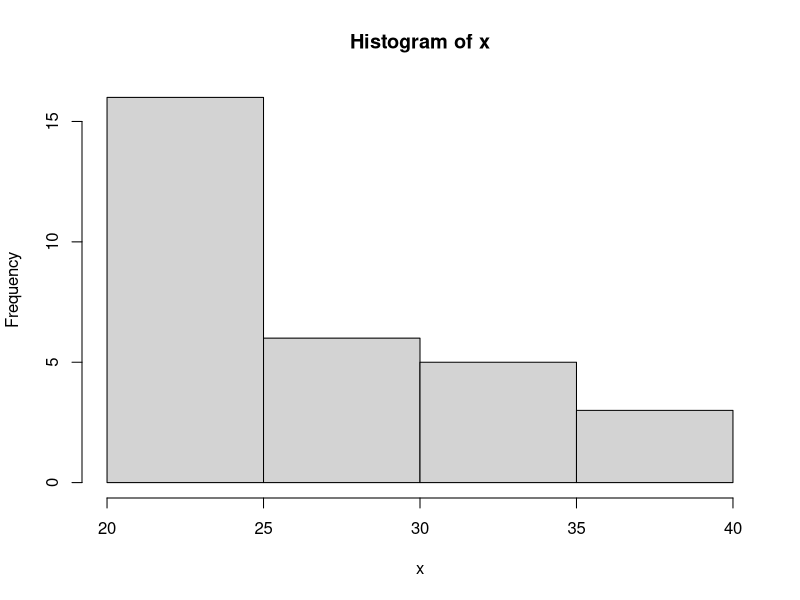
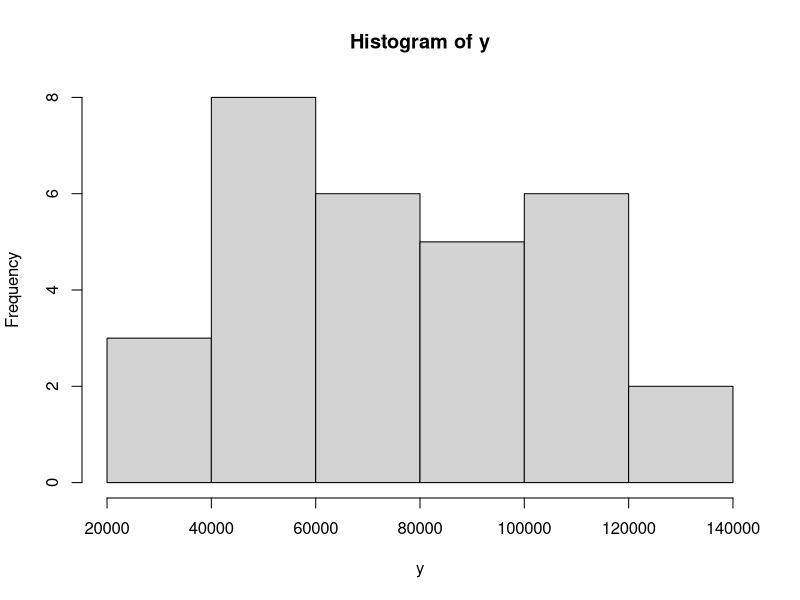
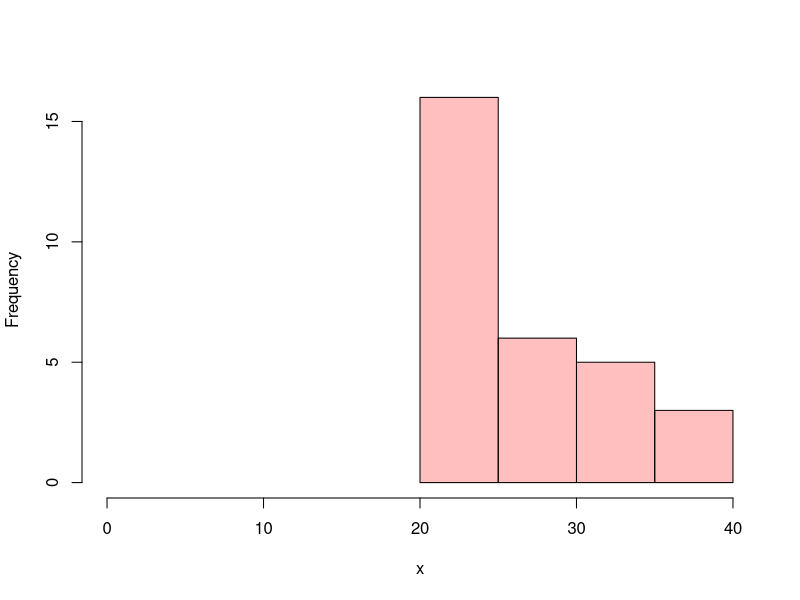
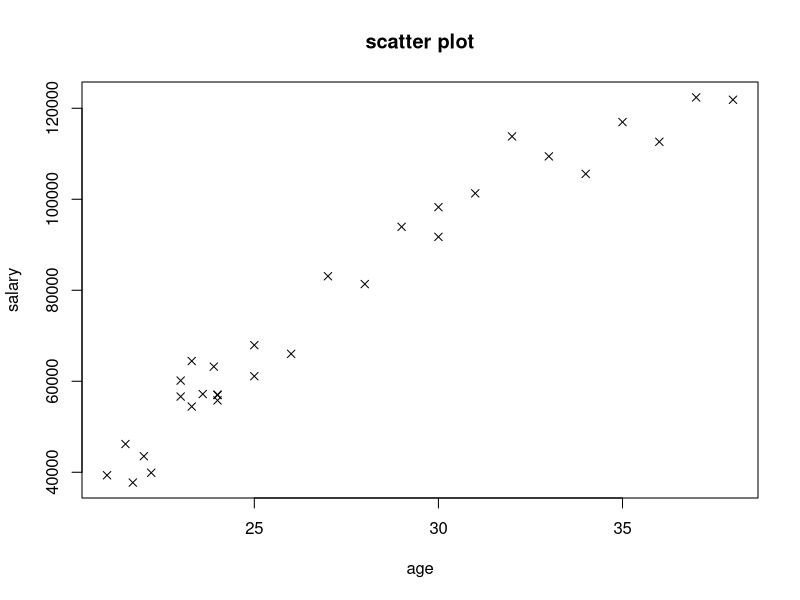
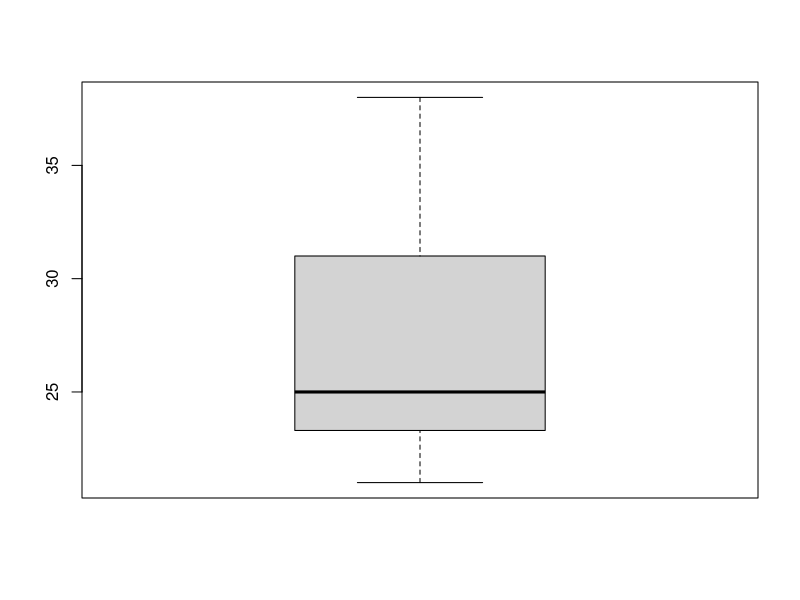
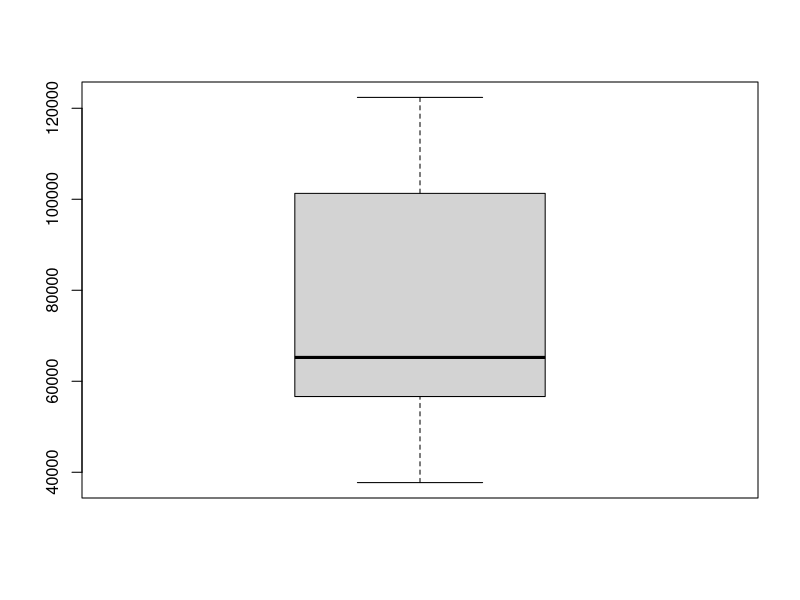
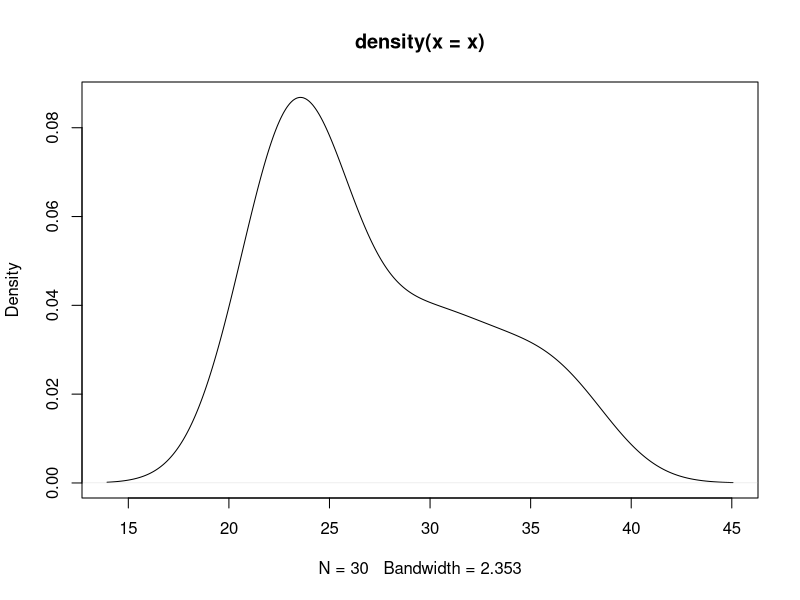
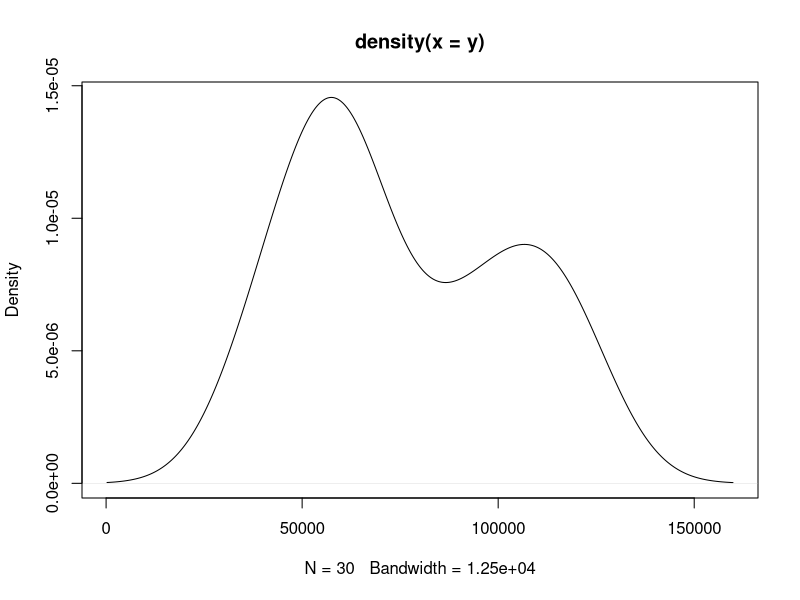

These figures' R source, in order:
Data <- read.csv("M1-Data Praktikum.csv", sep = " ")

x=Data$Age
y=Data$Salary 

hist_age=hist(x)
hist_salary=hist(y)

hist_age1 <- hist(x, plot = FALSE) # Save first histogram data
hist_salary1 <- hist(y, plot = FALSE) # Save 2nd histogram data

plot(hist_age1, col=rgb(1,0,0,0.25), main=NULL, xlim=c(0,40)) # Plot 1st histogram using a transparent color
plot(hist_salary1, col=rgb(0,1,0,0.25), xlim=c(0,40), add = TRUE) # Add 2nd histogram using different color

plot(x, y, main="scatter plot", xlab="age", ylab="salary", pch=4)

boxplot(x, data=Data)
boxplot(y, data=Data)

plot(density(x))
plot(density(y))

cor(x, y, method = "pearson")
cor.test(x, y, method = "pearson")

linearMod <- lm(y ~ x, data=Data)
summary(linearMod)
